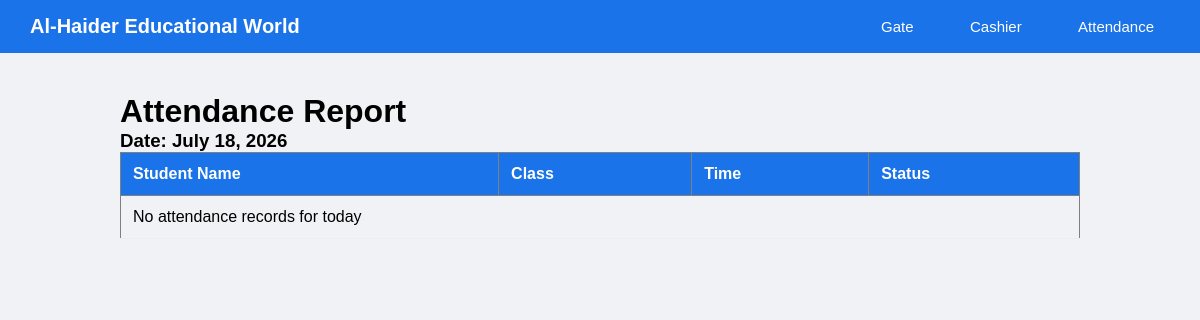
Before: /students/attendance/ with the older database file.
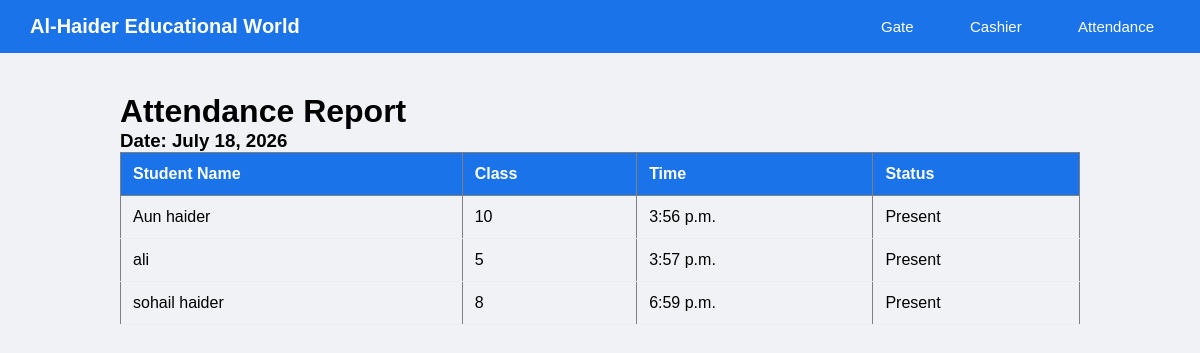
After: the same page with the newer database file.
### students/models.py (models this page shows, shortened)
class Attendance(models.Model):
    STATUS_CHOICES = [
        ('Present', 'Present'),
        ('Absent', 'Absent'),
    ]
    student = models.ForeignKey(Student, on_delete=models.CASCADE)
    date = models.DateField(auto_now_add=True)
    time = models.TimeField(auto_now_add=True)
    status = models.CharField(max_length=15, choices=STATUS_CHOICES, default='Present')

class Student(models.Model):
    student_id = models.CharField(max_length=20, unique=True)
    name = models.CharField(max_length=100)
    father_name = models.CharField(max_length=100)
    class_name = models.CharField(max_length=20)
    section = models.CharField(max_length=5)
    phone = models.CharField(max_length=15)
    photo = models.ImageField(upload_to='student_photos/', blank=True, null=True)
    created_at = models.DateTimeField(auto_now_add=True)
    parent_phone = models.CharField(max_length=15, blank=True, null=True)
    parent_name = models.CharField(max_length=100, blank=True, null=True)
    date_of_birth = models.DateField(null=True, blank=True)
    address = models.TextField(null=True, blank=True)

### students/views.py (the view)
# urls.py: path('attendance/', views.attendance_report, name='attendance_report'),
def attendance_report(request):
    today = timezone.now().date()
    records = Attendance.objects.filter(date=today)
    return render(request, 'students/attendance.html', {
        'records': records,
        'today': today
    })

### students/templates/students/attendance.html (shortened to what this page needs)
{% extends 'students/base.html' %}
{% block content %}
   <!DOCTYPE html>
<html>
<head>
</head>
<body>
    <h1>Attendance Report</h1>
    <h3>Date: {{ today }}</h3>
    <table border="1">
        <tr>
            <th>Student Name</th>
            <th>Class</th>
            <th>Time</th>
            <th>Status</th>
        </tr>
        {% for record in records %}
        <tr>
            <td>{{ record.student.name }}</td>
            <td>{{ record.student.class_name }}</td>
            <td>{{ record.time }}</td>
            <td>{{ record.status }}</td>
        </tr>
        {% empty %}
            <tr><td colspan="4">No attendance records for today</td></tr>
        {% endfor %}
    </table>
</body>
</html>
{% endblock %}

### students/templates/students/base.html (shortened to what this page needs)
<!DOCTYPE html>
<html>
<head>
</head>
<body>
    <div class="navbar">
        <h1>Al-Haider Educational World</h1>
        <div>
            <a href="/students/">Gate</a>
            <a href="/students/cashier/">Cashier</a>
            <a href="/students/attendance/">Attendance</a>
        </div>
    </div>
    <div class="container">
        {% block content %}
        {% endblock %}
    </div>
</body>
</html>

### students/templates/students/base.html (style rules this page uses)
* { margin: 0; padding: 0; box-sizing: border-box; font-family: Arial, sans-serif; }
body { background-color: #f0f2f5; }
.navbar { background-color: #1a73e8; padding: 15px 30px; display: flex; justify-content: space-between; align-items: center; }
.navbar h1 { color: white; font-size: 20px; }
.navbar a { color: white; text-decoration: none; margin-left: 20px; font-size: 15px; padding: 8px 16px; border-radius: 5px; }
.container { max-width: 1000px; margin: 40px auto; padding: 0 20px; }
table { width: 100%; border-collapse: collapse; }
th { background-color: #1a73e8; color: white; padding: 12px; text-align: left; }
td { padding: 12px; border-bottom: 1px solid #eee; }

Changed rows visible on the page:
added Attendance: student.name "Aun haider", student.class_name "10", time "3:56 p.m.", status "Present"
added Attendance: student.name "ali", student.class_name "5", time "3:57 p.m.", status "Present"
added Attendance: student.name "sohail haider", student.class_name "8", time "6:59 p.m.", status "Present"
Other visible differences:
text no longer shown: "No attendance records for today"
